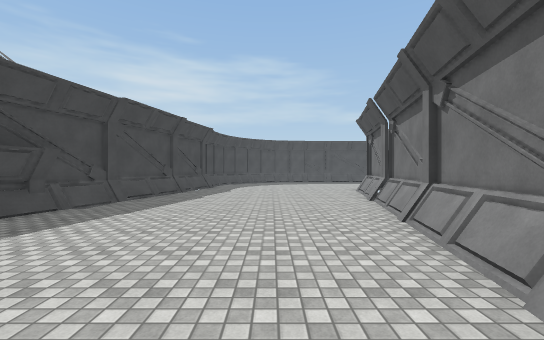
[1] (above)

16 first-person views from a walk through a scene from a Unity 3-D project. The camera is 1.5 m above the floor, looks level and sees 90° across. The floor is counted in squares, 2 m on a side. Each view is taken from the middle of a square. On the plan, view 1 faces up. The plan holds only what a view shows up to about 10 squares ahead; the rest is blank. The place goes on beyond the plan. The player is left out. Surface patterns are stand-ins for the level's own textures.

[2]
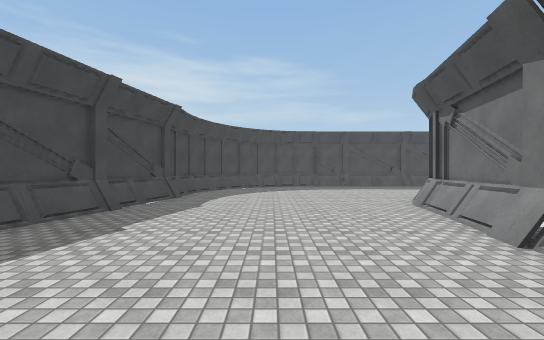

[3]
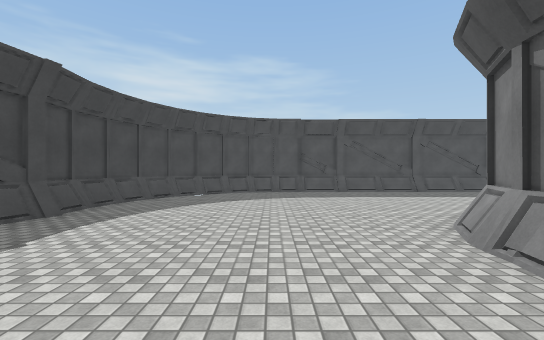

[4]
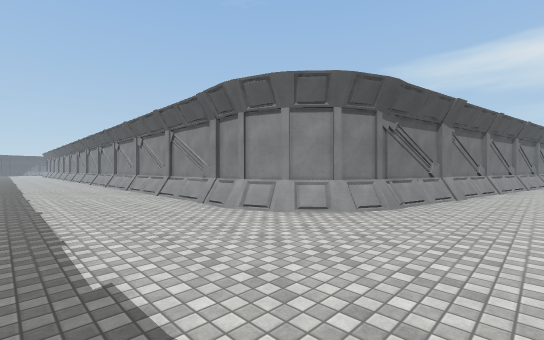

[5]
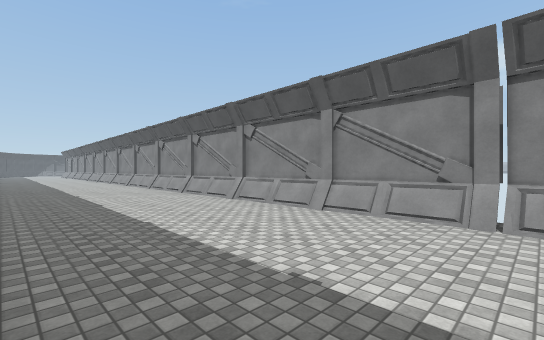

[6]
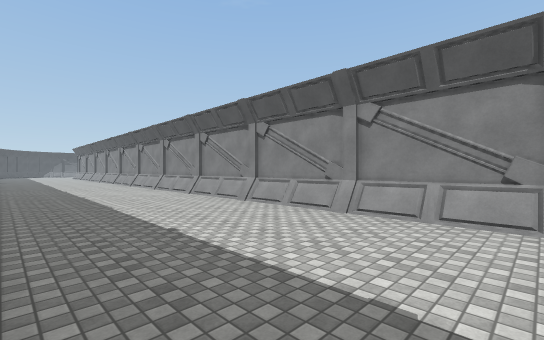

[7]
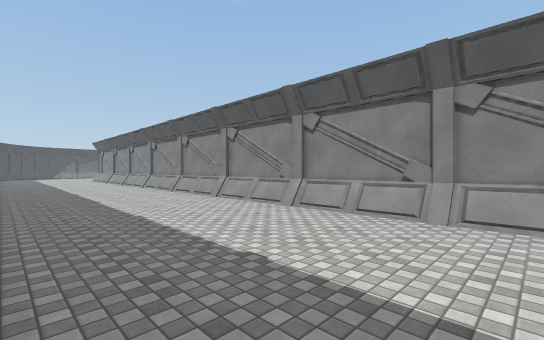

[8]
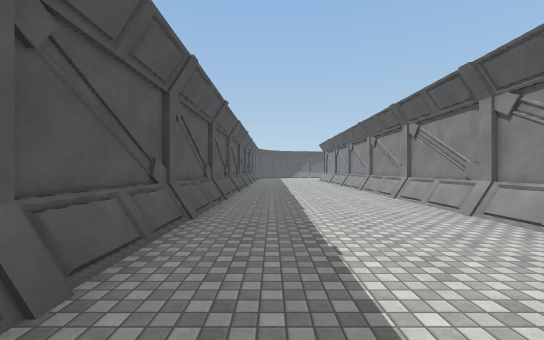

[9]
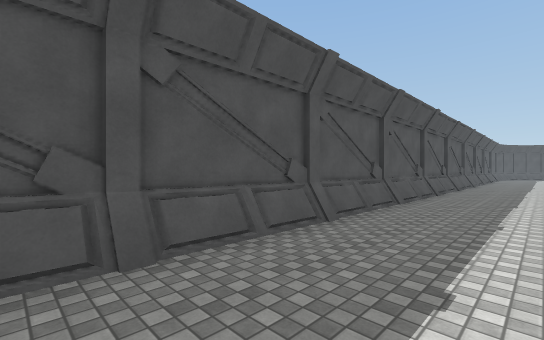

[10]
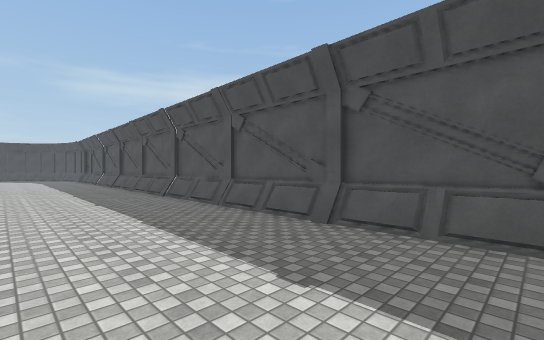

[11]
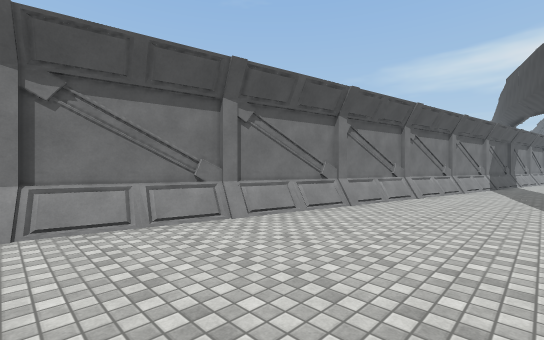

[12]
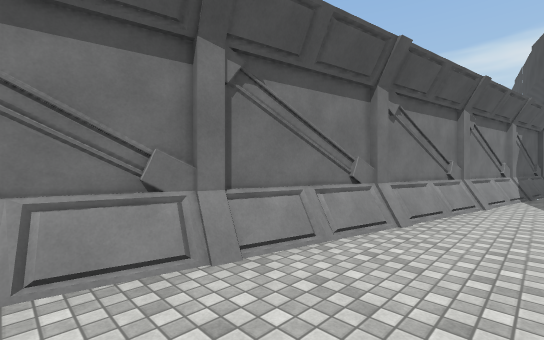

[13]
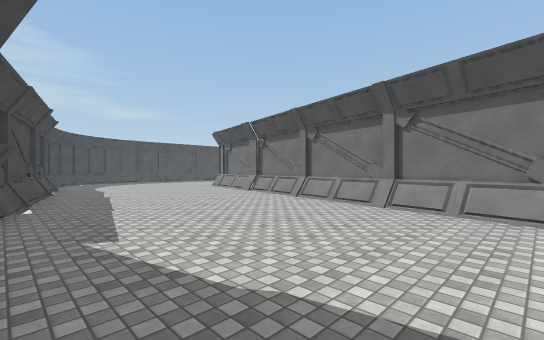

[14]
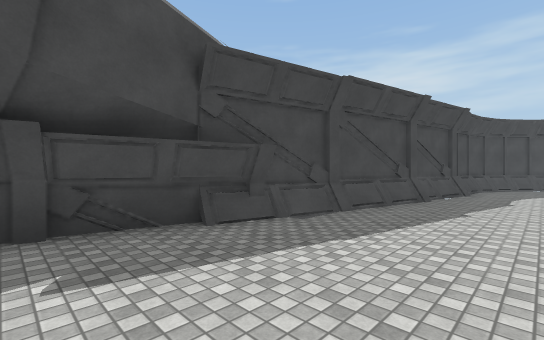

[15]
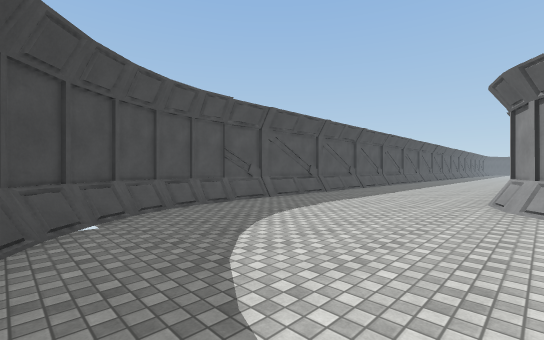

[16]
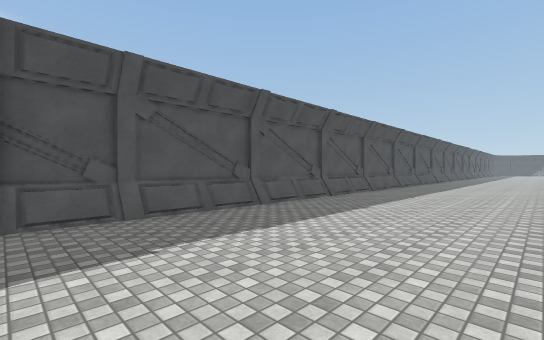

### Floor plan
Key: @ floor where view 1 was taken; # wall or solid block; . floor; / step, stairs or slope; O other object.
Columns run from 5 left of view 1 to 31 right of it. Each row starts with its distance up from view 1.
 17      ################################
 16    ###........................///////
 15   ##.................................
 14   #..................................
 13   #..................................
 12   #..................................
 11   #......OOO#########################
 10   #......O
  9  ##.....#
  8  #......#
  7  #......#
  6  #......#
  5 ##......#
  4 #......##
  3 #......#
  2 #......#
  1  ......#
  0   ...@.#
 -1  /....##
 -2    ...#
 -3    ...#
 -4    ...#
 -5    ..##
 -6    ..#
 -7    /.#
 -8    /.#
 -9    //#
-10     ##
-11     #
-12     #
-13     #

Positions as (right, up) in squares from view 1, and headings:
1: (0, 0), facing up
2: (0, 4), facing up
3: (1, 7), facing up
4: (1, 15), facing down-right
5: (6, 16), facing down-right
6: (12, 16), facing down-right
7: (19, 16), facing down-right
8: (21, 15), facing right
9: (19, 14), facing up-right
10: (22, 13), facing up-left
11: (-2, 4), facing down-right
12: (-1, 0), facing down-right
13: (-4, -1), facing up-right
14: (-1, 2), facing up-left
15: (-2, 11), facing up-right
16: (2, 12), facing up-right
